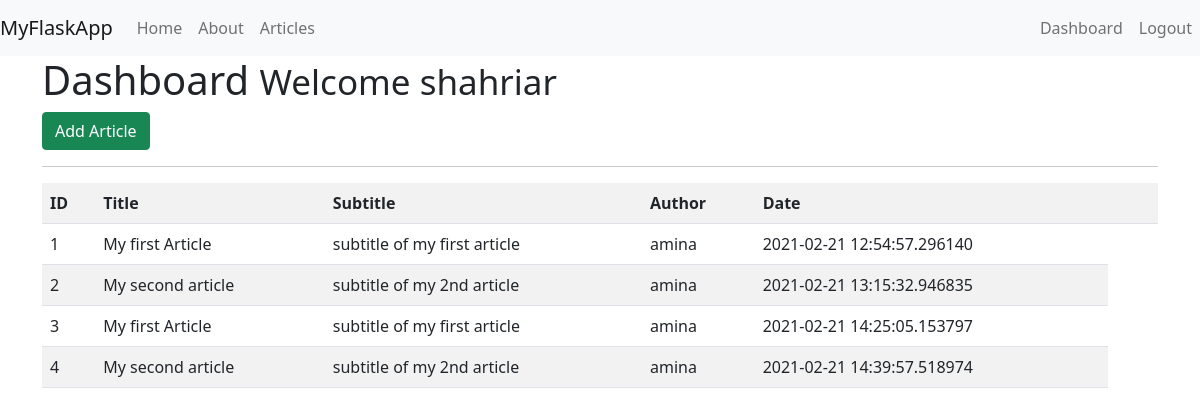
The page /dashboard (signed in) on the database as committed earlier.
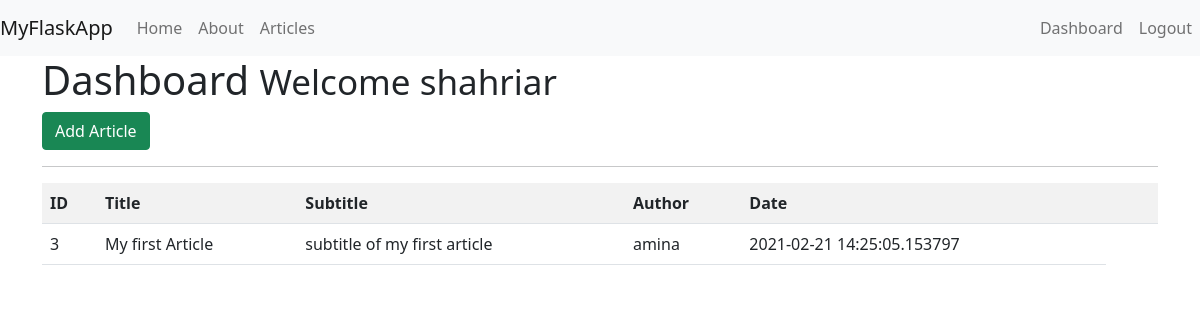
The same page on the database as committed later.
### app.py (models this page shows, shortened)
class Articles(db.Model):
    __tablename__ = 'articles'
    id = db.Column(db.Integer, primary_key=True)
    title = db.Column(db.String(100))
    subtitle = db.Column(db.String(200))
    author = db.Column(db.String(200))
    body = db.Column(db.Text())
    create_date = db.Column(db.DateTime)

### app.py (the view)
@app.route('/dashboard')
@is_logged_in
def dashboard():
    result = Articles.query.all()
    if result != 0:
        return render_template('dashboard.html',articles=result)
    else:
        message= 'No articles found'
        return render_template('dashboard.html', msg=message)

### app.py (called while the page is built)
def is_logged_in(f):
    @wraps(f)
    def wrap(*args, **kwargs):
        if 'logged_in' in session:
            return f(*args, **kwargs)
        else:
            flash('Unauthorized, please login','danger')
            return redirect(url_for('login'))
    return wrap

### templates/dashboard.html (shortened to what this page needs)
{% extends 'layout.html' %}
{% block body %}
<h1>Dashboard <small> Welcome {{session.username}}</small></h1>
<a class="btn btn-success" href="/add_article"> Add Article</a>
<hr>
<table class="table table-striped">
    <tr>
      <th>ID</th>
      <th>Title</th>
      <th>Subtitle</th>
      <th>Author</th>
      <th>Date</th>
      <th></th>
      <th></th>
    </tr>
    {% for article in articles %}
    <tr>
      <td>{{article.id}}</td>
      <td>{{article.title}}</td>
      <td>{{article.subtitle}}</td>
      <td>{{article.author}}</td>
      <td>{{article.create_date}}</td>
    </tr>
  {% endfor %}
</table>
{% endblock %}

### templates/layout.html (shortened to what this page needs)
<!DOCTYPE html>
<html lang="en">
<head>
   <link rel="stylesheet" href="{{url_for('static', filename = 'css/bootstrap.min.css')}}">
</head>
<body>
    {% include 'includes/_navbar.html' %}
    <div class='container'>
    {% block body %} {% endblock %}
    </div>
</body>
</html>

### templates/includes/_navbar.html (shortened to what this page needs)
<nav class="navbar navbar-expand-lg navbar-light bg-light">
  <a class="navbar-brand" href="/">MyFlaskApp</a>
  <div class="collapse navbar-collapse" id="navbar">
    <ul class="navbar-nav mr-auto">
      <li class="nav-item active">
        <a class="nav-link" href="/">Home </a>
      </li>
      <li class="nav-item">
        <a class="nav-link" href="/about">About</a>
      </li>
      <li class="nav-item">
          <a class="nav-link" href="/articles">Articles</a>
        </li>
    </ul>
    <ul class="navbar-nav ms-auto">
      {% if session.logged_in %}
      <li class="nav-item"><a class="nav-link" href="/dashboard">Dashboard</a></li>
      <li class="nav-item"><a class="nav-link" href="/logout">Logout</a></li>
      {% else %}
      <li class="nav-item"><a class="nav-link" href="/register">Register</a></li>
      <li class="nav-item"><a class="nav-link" href="/login">Login</a></li>
      {% endif %}
    </ul>
  </div>
</nav>

Rows that differ between the two databases and show on the page:
removed Articles: id "1", title "My first Article", subtitle "subtitle of my first article", author "amina", create_date "2021-02-21 12:54:57.296140"
removed Articles: id "2", title "My second article", subtitle "subtitle of my 2nd article", author "amina", create_date "2021-02-21 13:15:32.946835"
removed Articles: id "4", title "My second article", subtitle "subtitle of my 2nd article", author "amina", create_date "2021-02-21 14:39:57.518974"
